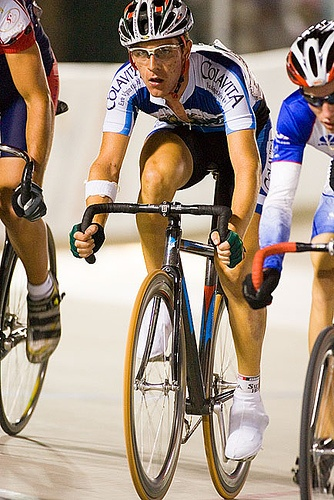
#> input picture python/demos/image001.jpg, 334 x 500 px
$ python harris_test.py
#> lines starting #> are read from the running program, lines starting #| are printed output that depends on the picture; after the words box and inside, x2 and y2 are one past the last pixel; in counts of white or black regions, pixels touching at a corner belong together
### python/image processing/Harris/harris.py
#!/usr/bin/env
#coding:utf-8

""" 全体模块的导入 """
from PIL import Image
from numpy import *
from pylab import *

""" 纯化的，按照需求来导入所需的包，如 """
# import numpy as np
# import matplotlib.pyplot as plt

from scipy.ndimage import filters
def compute_harris_response(im, sigma=3):
    """ 在一幅灰度图像中，对没个像素计算Harris角点检测器响应函数 """

    # 计算导数
    imx = zeros(im.shape)
    filters.gaussian_filter(im, (sigma, sigma), (0, 1), imx)
    imy = zeros(im.shape)
    filters.gaussian_filter(im, (sigma, sigma), (0, 1), imy)

    # 计算Harris矩阵的分量
    wxx = filters.gaussian_filter(imx**2, sigma)
    wxy = filters.gaussian_filter(imx*imy, sigma)
    wyy = filters.gaussian_filter(imy**2, sigma)

    # 计算特征值和迹
    Wdet = wxx*wxy - wxy**2
    Wtr = wxx + wxy

    return Wdet / Wtr

def get_harris_points(harrism, min_dist=10, threshold=0.1):
    """ 从一幅Harris响应图像中返回角点， min_dist为分割角点和图像边界的最少像素数目 """

    # 寻找高于阈值的候选角点
    corner_threshold = harrism.max() * threshold
    harrism_t = (harrism > corner_threshold)*1

    # 得到候选点的坐标
    coords = array(harrism_t.nonzero()).T

    # 以及他们的Harris响应值
    candidate_values = [harrism[c[0],c[1]] for c in coords]

    # 对候选点按照Harris响应值进行排序
    index = argsort(candidate_values)

    # 将可行点多位置保存到数组中
    allowws_locations = zeros(harrism.shape)
    allowws_locations[min_dist:-min_dist, min_dist:-min_dist] = 1

    # 按照 min_dist 原则，选择最佳 Harris 点
    filtered_coords = []
    for i in index:
        if allowws_locations[coords[i, 0], coords[i, 1]] == 1:
            filtered_coords.append(coords[i])
            allowws_locations[(coords[i,0]-min_dist):(coords[i,0]+min_dist), \
                    (coords[i,1]-min_dist):(coords[i,1]+min_dist)] = 0

    return filtered_coords

def plot_harris_points(image, filtered_coords):
    """ 绘制图像中检测到的角点 """

    figure()
    gray()
    imshow(image)
    plot([p[1] for p in filtered_coords], [p[0] for p in filtered_coords], '*')
    axis('off')
    show()

### python/image processing/Harris/harris_test.py
#!/usr/bin/env python
# coding=utf-8

from PIL import Image
from numpy import *
from pylab import *
import harris

im = array(Image.open("../../demos/image001.jpg").convert('L'))
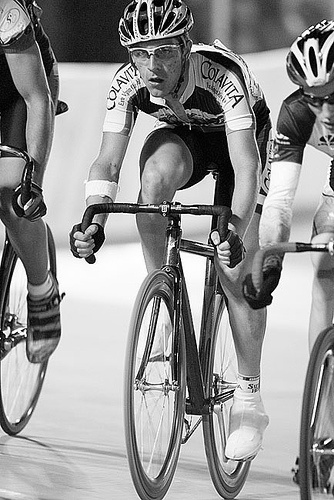
#> im: shape (500, 334); min 0, max 255, mean 147.4
harrism = harris.compute_harris_response(im)
#> harrism: shape (500, 334) float64; every value is 0
filtered_coords = harris.get_harris_points(harrism, 6)
#> in get_harris_points, `corner_threshold = harrism.max() * threshold`: corner_threshold = 0
#> in get_harris_points, `coords = array(harrism_t.nonzero()).T`: coords = empty array
#> in get_harris_points, `candidate_values = [harrism[c[0],c[1]] for c in coords]`: candidate_values = []
#> in get_harris_points, `index = argsort(candidate_values)`: index = empty array
#> after the loop in get_harris_points, `for i in index:`:
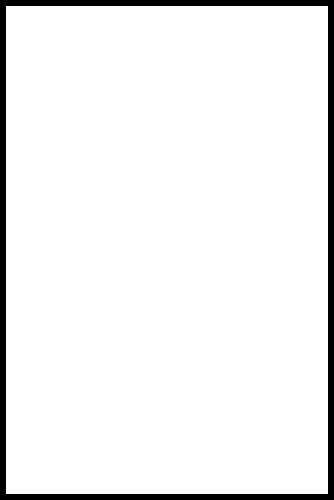
#> allowws_locations: shape (500, 334) float64; values 0 (black) and 1 (white), 94.1% white; 1 black region, box (x1, y1, x2, y2) and area: (0, 0, 334, 500) 9864
#> after the loop in get_harris_points, `for i in index:`: filtered_coords = []
#> filtered_coords = []
harris.plot_harris_points(im, filtered_coords)
#> in plot_harris_points, `show()`:
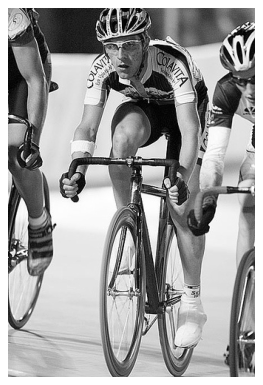
#> figure drawn by matplotlib, 1 panel
